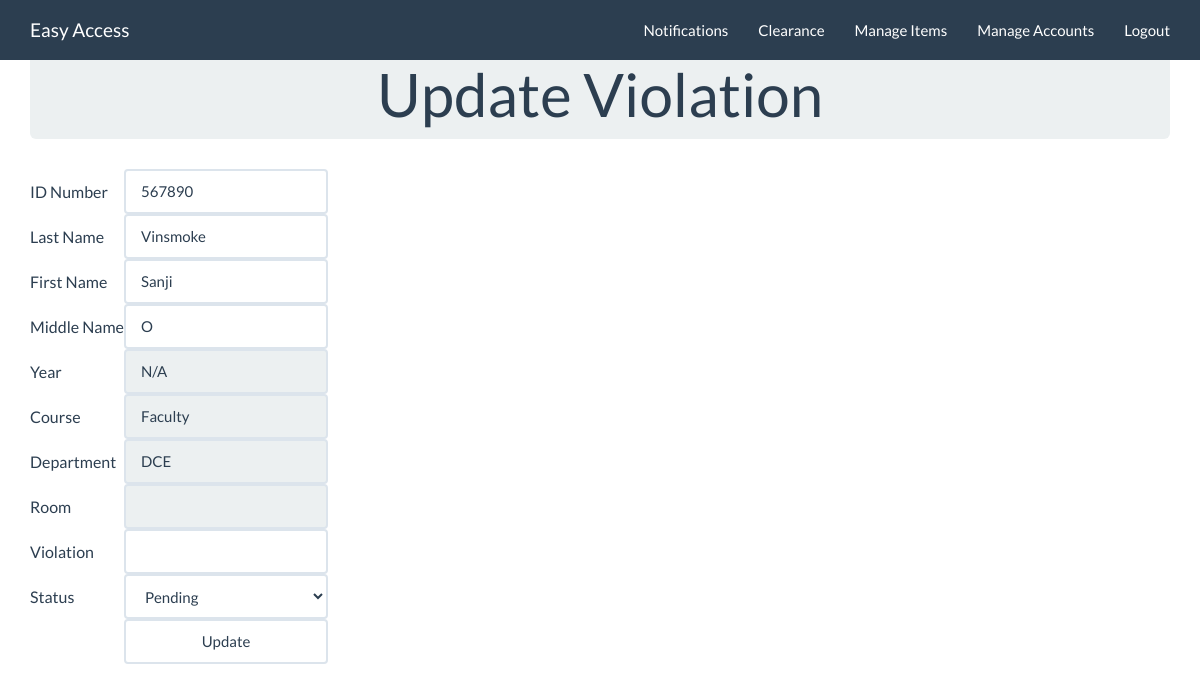
The app's page /index.php/c_clear/upVio/99 with its own data.
### tables this page shows
CREATE TABLE `student` (
  `id` int(11) NOT NULL,
  `u_id` varchar(45) NOT NULL,
  `lastname` varchar(45) NOT NULL,
  `name` varchar(45) NOT NULL,
  `middlename` varchar(45) NOT NULL,
  `year` varchar(11) NOT NULL,
  `course` varchar(45) NOT NULL,
  `department` varchar(45) NOT NULL,
  `violation` varchar(45) NOT NULL,
  `laboratory` varchar(45) NOT NULL,
  `status` varchar(45) NOT NULL,
  `dateviolate` timestamp NOT NULL DEFAULT CURRENT_TIMESTAMP
);

### application/controllers/c_clear.php (called while the page is built, shortened)
<?php
class c_clear extends CI_Controller {
	public function __construct()
	 {
				$this->load->view('admin/head');
				$this->load->view('templates/header');
		}
	public function upVio($values)
	{
		$data['x'] = $this->clearancedb->solItem($values);
		$this->load->view('violation/up_vio',$data);
	}
}
?>

### index.php (called while the page is built, shortened)
<?php
require_once BASEPATH.'core/CodeIgniter.php';

### application/models/clearancedb.php (called while the page is built, shortened)
<?php
class clearancedb extends CI_Model {
         public function solItem($x){
          $this->db->where('id', $x);
          $query = $this->db->get('student');
          return $query;
          }
}
?>

### application/views/violation/up_vio.php (the view, shortened to what this page needs)
<div class="container">
<div class="starter-template">
  <div class="jumbotron">
        <center><h1>Update Violation</h1>  </center>
    </div>
<?php
  foreach ($x->result() as $key) {
    echo "<table>";
      echo form_open('c_clear/VioUpdate');
  echo "<tr>";
    echo "<td>ID Number</td>";
    echo "<td>".form_input('idnumber',$key->u_id,'class="form-control"required')."</td>";
  echo "</tr>";
  echo "<tr>";
    echo "<td>Last Name</td>";
    echo "<td>".form_input('lastname',$key->lastname,'class="form-control"required')."</td>";
  echo "</tr>";
  echo "<tr>";
    echo "<td>First Name</td>";
    echo "<td>".form_input('name',$key->name,'class="form-control"required')."</td>";
  echo "</tr>";
  echo "<tr>";
    echo "<td>Middle Name</td>";
    echo "<td>".form_input('middlename',$key->middlename,'class="form-control"required')."</td>";
  echo "</tr>";
  echo "<tr>";
    echo "<td>Year</td>";
    echo "<td>".form_input('yearlevel',$key->year,'class="form-control" disabled required')."</td>";
  echo "<tr>";
  echo "<tr>";
    echo "<td>Course</td>";
    echo "<td>".form_input('course',$key->course,'class="form-control" disabled required')."</td>";
  echo "<tr>";
  echo "<tr>";
    echo "<td>Department</td>";
    echo "<td>".form_input('department',$key->department,'class="form-control" disabled required' )."</td>";
  echo "<tr>";
  echo "<tr>";
    echo "<td>Room</td>";
    echo "<td>".form_input('laboratory',$this->session->userdata('lab'),'class="form-control" disabled  required')."<td>";
  echo "<tr>";
  echo "<tr>";
    echo "<td>Violation</td>";
    echo "<td>".form_input('violation',$key->violation,'class="form-control"required')."</td>";
  echo "<tr>";
  echo "<td>Status</td>";
   $arrayName= array('Pending'    => 'Pending',
                     'Cleared' => 'Cleared');
   echo "<td>".form_dropdown('status',$arrayName,'','class="form-control" placeholder="Status" required')."</td>";
  echo "<tr>";
  echo "<tr>";
    echo "<td>&nbsp;</td>";
    echo "<td>".form_submit('submit','Update','class="form-control"');
  echo "</tr>";
  echo form_close();
echo "</table>";
}
?>

### records on screen
student: idnumber "567890", lastname "Vinsmoke", name "Sanji", middlename "O", yearlevel "N/A", course "Faculty", department "DCE"

### other values on screen
anchor('account/index','Easy Access','class="navbar-brand"') "Easy Access"
anchor('c_clear/sVio', 'Clearance') "Clearance"
anchor('item_admin/ItemSearch','Manage Items') "Manage Items"
anchor('admin/sUser','Manage Accounts') "Manage Accounts"
